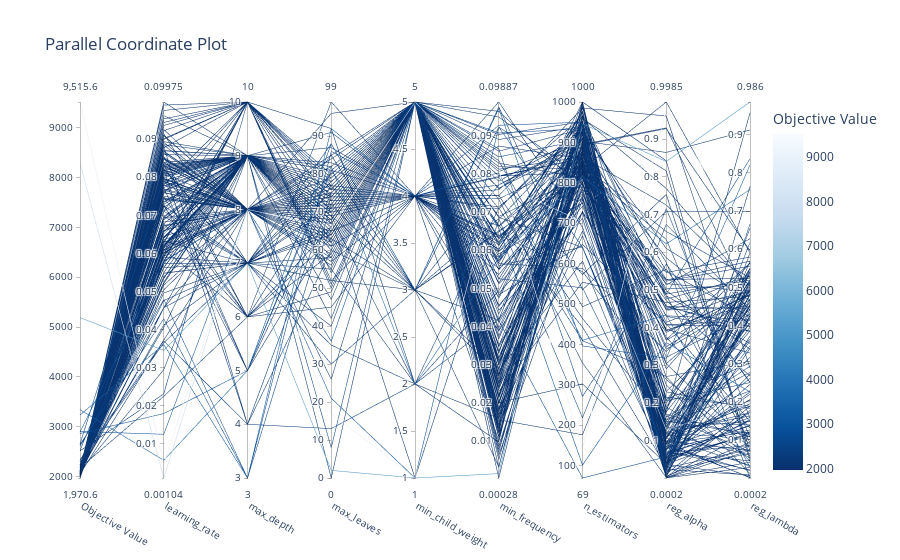

The cell this chart's notebook holds for it:
### Code cell
optuna.visualization.plot_parallel_coordinate(study)

### Figure 1 — Plotly figure (JSON) as saved in the notebook; plotly's stock layout.template omitted (floating-point values rounded to 4 significant figures; data arrays with more than 128 entries replaced by an {"elided": "..."} marker saying what was removed)
{"data": [{"dimensions": [{"label": "Objective Value", "range": [1971.0, 9516.0], "values": {"elided": "186 float values"}}, {"label": "learning_rate", "range": [0.001044, 0.09975], "values": {"elided": "186 float values"}}, {"label": "max_depth", "range": [3, 10], "values": {"elided": "186 int values"}}, {"label": "max_leaves", "range": [0, 99], "values": {"elided": "186 int values"}}, {"label": "min_child_weight", "range": [1, 5], "values": {"elided": "186 int values"}}, {"label": "min_frequency", "range": [0.0002844, 0.09887], "values": {"elided": "186 float values"}}, {"label": "n_estimators", "range": [69, 1000], "values": {"elided": "186 int values"}}, {"label": "reg_alpha", "range": [0.0002423, 0.9985], "values": {"elided": "186 float values"}}, {"label": "reg_lambda", "range": [0.0001779, 0.986], "values": {"elided": "186 float values"}}], "labelangle": 30, "labelside": "bottom", "line": {"color": {"elided": "186 float values"}, "colorbar": {"title": {"text": "Objective Value"}}, "colorscale": [[0, "rgb(247,251,255)"], [0.125, "rgb(222,235,247)"], [0.25, "rgb(198,219,239)"], [0.375, "rgb(158,202,225)"], [0.5, "rgb(107,174,214)"], [0.625, "rgb(66,146,198)"], [0.75, "rgb(33,113,181)"], [0.875, "rgb(8,81,156)"], [1, "rgb(8,48,107)"]], "reversescale": true, "showscale": true}, "type": "parcoords"}], "layout": {"title": {"text": "Parallel Coordinate Plot"}}}
